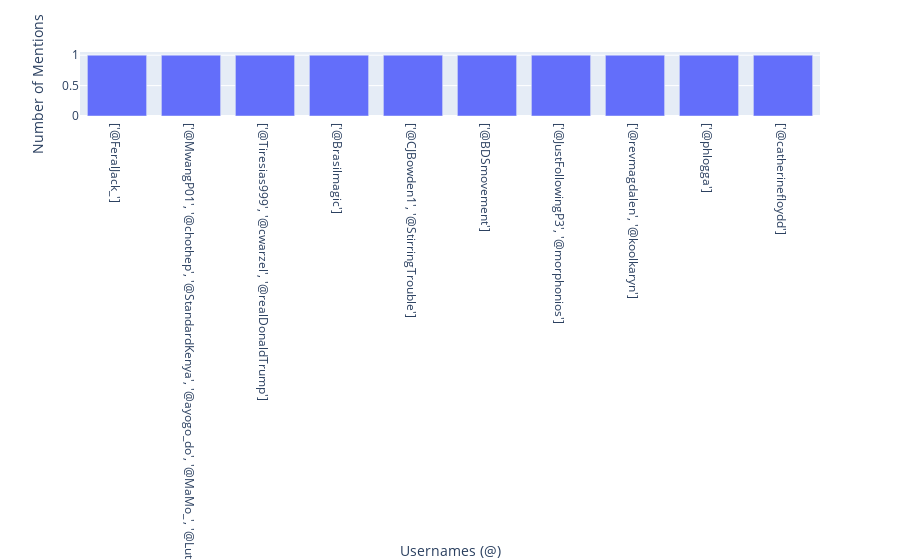

Notebook code cell kept with this figure:
### Code cell
plot_tagged_users_of_month('February')

### Figure 1 — Plotly figure (JSON) as saved in the notebook; plotly's stock layout.template omitted (floating-point values rounded to 4 significant figures)
{"data": [{"alignmentgroup": "True", "hovertemplate": "Usernames (@)=%{x}<br>Number of Mentions=%{y}<extra></extra>", "legendgroup": "", "marker": {"color": "#636efa", "pattern": {"shape": ""}}, "name": "", "offsetgroup": "", "orientation": "v", "showlegend": false, "textposition": "auto", "type": "bar", "x": ["['@FeralJack_']", "['@MwangP01', '@chothep', '@StandardKenya', '@ayogo_do', '@MaMo_', '@Luther_Gen', '@BasilioCC', '@Abdysoh2', '@YussufMwinyi', '@SolomonKarori2', '@WilsonWaGitau', '@Moha001_Onyango']", "['@Tiresias999', '@cwarzel', '@realDonaldTrump']", "['@Brasilmagic']", "['@CJBowden1', '@StirringTrouble']", "['@BDSmovement']", "['@JustFollowingP3', '@morphonios']", "['@revmagdalen', '@koolkaryn']", "['@phlogga']", "['@catherinefloydd']"], "xaxis": "x", "y": [1, 1, 1, 1, 1, 1, 1, 1, 1, 1], "yaxis": "y"}], "layout": {"barmode": "relative", "legend": {"tracegroupgap": 0}, "margin": {"t": 60}, "xaxis": {"anchor": "y", "domain": [0, 1], "title": {"text": "Usernames (@)"}}, "yaxis": {"anchor": "x", "domain": [0, 1], "title": {"text": "Number of Mentions"}}}}
